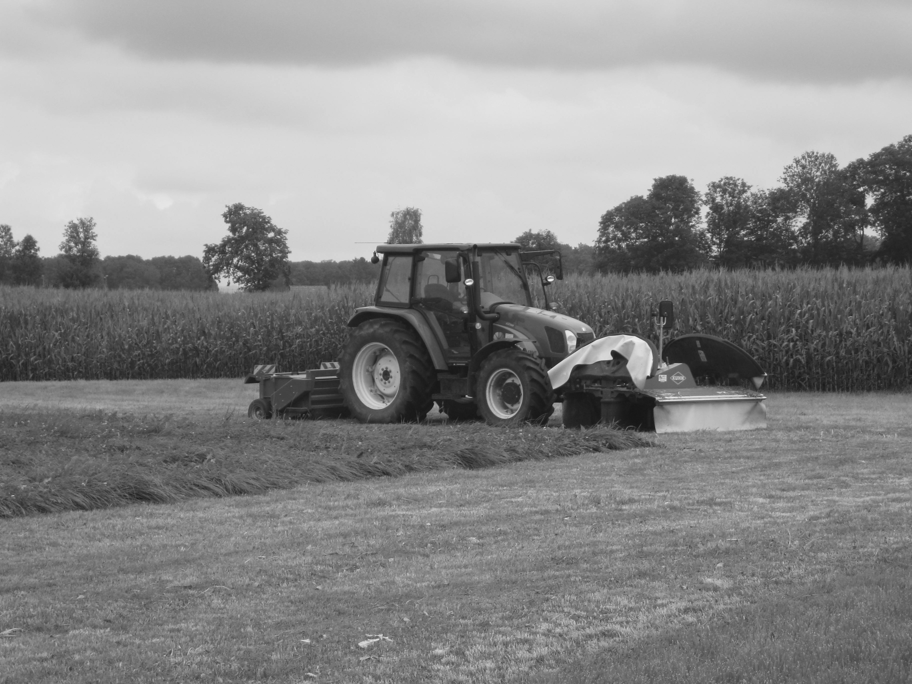
%> input picture left.pgm, 912 x 684 px
$ octave displayCorrDemo.m   (GNU Octave 9; MATLAB toolbox functions it lacks are replaced by stand-ins)
%> lines starting %> are read from the running program, lines starting %| are printed output that depends on the picture
### ComputeProjective.m
function [ TransformedIm ] = ComputeProjective( Im, H )
    TransformedIm = imwarp(Im, affine2d(H));
%     s = size(Im);
%     TransformedIm = imresize(TransformedIm, s);

end

### match.m
% image1, image2 are filenames!
% distRatio is a double
function [num_matches, matches, dist_vals] = match(image1, image2, distRatio)
[im1, des1, loc1] = sift(image1);
[im2, des2, loc2] = sift(image2);

des2t = des2';                          % Precompute matrix transpose
for i = 1 : size(des1,1)
   dotprods = des1(i,:) * des2t;        % Computes vector of dot products
   [vals,indx] = sort(acos(dotprods));  % Take inverse cosine and sort results

   % Check if nearest neighbor has angle less than distRatio times 2nd.
   if (vals(1) < distRatio * vals(2))
      match(i) = indx(1);
      dist_vals_full(i) = vals(1) / vals(2);
   else
      match(i) = 0;
      dist_vals_full(i) = 0;
   end
end
num_matches = sum(match > 0);
matches = zeros(num_matches, 4);
dist_vals = zeros(num_matches, 1);

m = 1;
for i = 1: size(des1,1)
  if (match(i) > 0)
      %matches(m, :) = [loc1(i,2) loc2(match(i),2)+cols1 loc1(i,1) loc2(match(i),1)];
      matches(m, :) = [loc1(i,2) loc1(i,1) loc2(match(i),2) loc2(match(i),1)];
      dist_vals(m) =  dist_vals_full(i);
      m = m + 1;
  end
end
end

### displayCorrDemo.m
%RGB = imread('Hindenburg_disaster.jpg');
%Im = rgb2gray(RGB);
image1name = 'left.pgm';
image2name = 'right.pgm';

%% Q1
Im = imread(image1name);
%> Im is the input picture: size 684x912 uint8; min 21, max 254, mean 137.4
H = [1 .2 0; .1 1 0; 0.5 0.2 1];
TransformedIm = ComputeProjective(Im, H);
%> in ComputeProjective, `TransformedIm = imwarp(Im, affine2d(H));`:
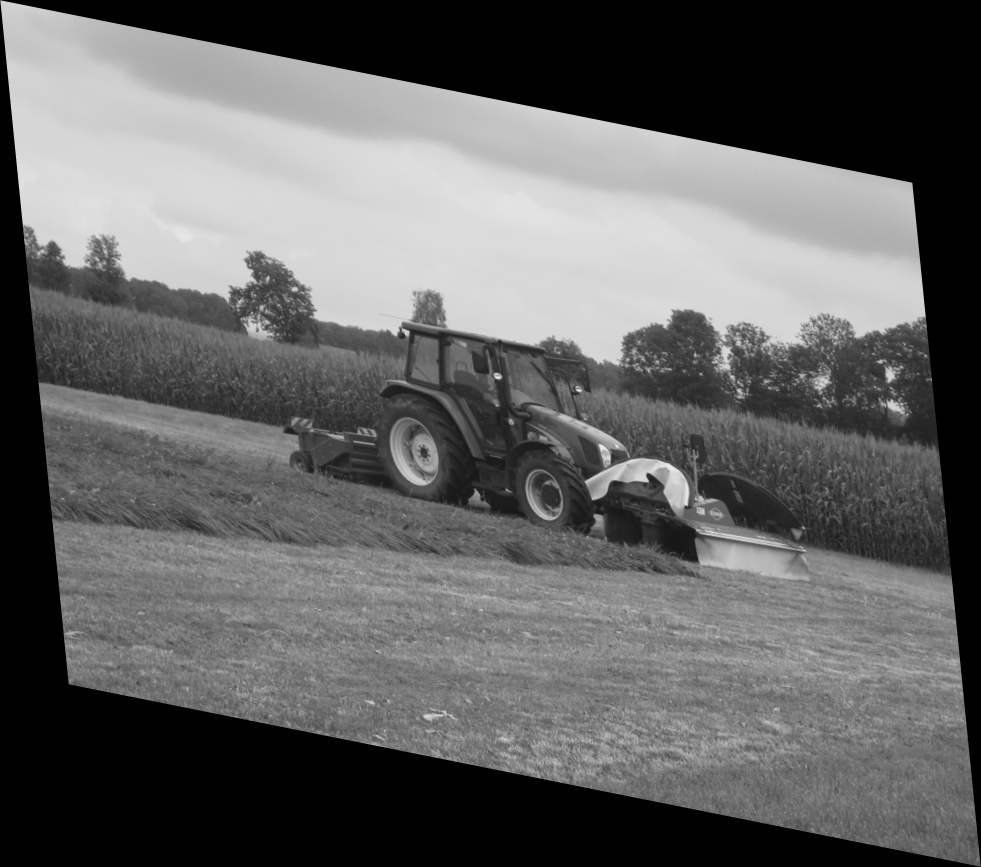
%> TransformedIm: size 867x981 uint8; min 0, max 248, mean 98.8

imwrite(TransformedIm,'myright.pgm');

%% Q2
Im = imread(image1name);
TransformedIm = imread(image2name);
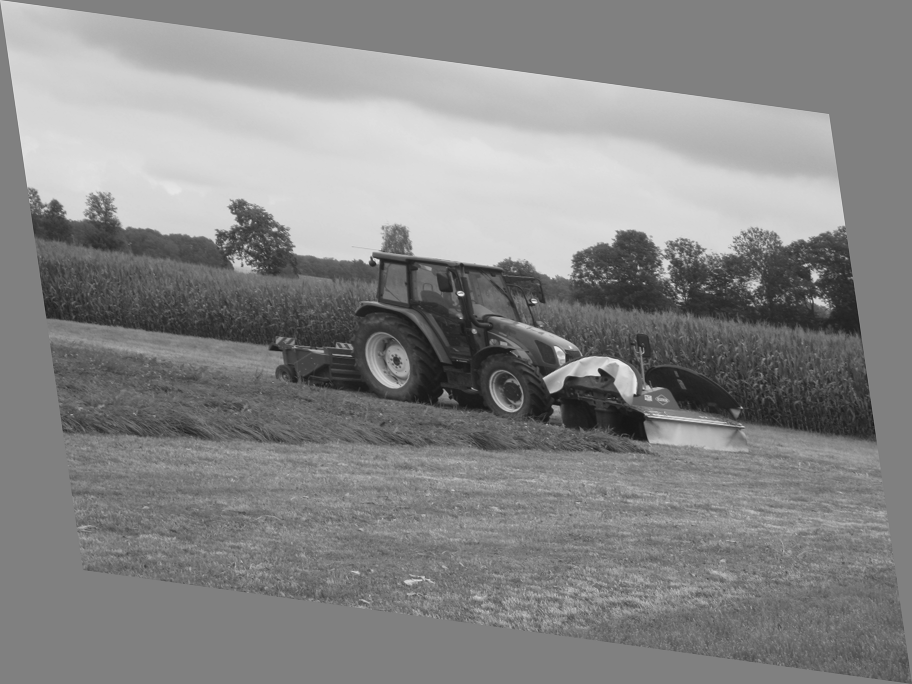
%> input picture right.pgm, 912 x 684 px
%> TransformedIm is the input picture: size 684x912 uint8; min 22, max 246, mean 135
[num_matches, matches, dist_vals] = match(image1name, image2name, 0.5);
%> the run ends on the next line
